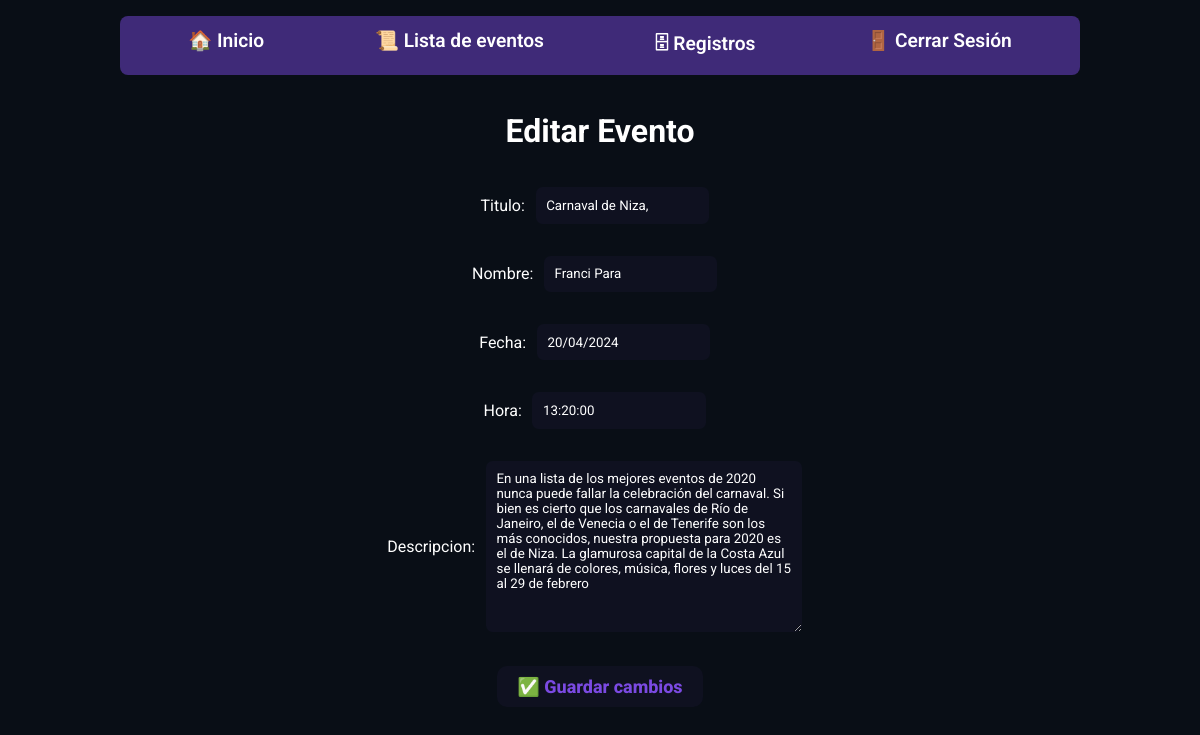
Screenshot of /eventos/editar/5/ (signed in) with the database file from the repository.
### eventoAdmin/models.py (models this page shows)
class Evento(models.Model):
    titulo = models.CharField(max_length=200)
    nombre = models.CharField(max_length=200, default="")
    fecha = models.DateField()
    hora = models.TimeField(null=True)
    descripcion = models.TextField()

### eventoAdmin/views.py (the view)
# urls.py: path('editar/<int:evento_id>/', views.editar_evento, name='editar_evento'),
@login_required # Sesion de administrador necesaria
def editar_evento(request, evento_id):
    evento = get_object_or_404(Evento, id=evento_id)
    if request.method == 'POST':
        form = EventoForm(request.POST, instance=evento)
        if form.is_valid():
            form.save()
            return redirect('lista_eventos')
    else:
        form = EventoForm(instance=evento)
    return render(request, 'editarEvento.html', {'form': form})

### eventoAdmin/forms.py
class EventoForm(forms.ModelForm):
    class Meta:
        model = Evento
        fields = ['titulo', 'nombre', 'fecha', 'hora', 'descripcion']

### eventoAdmin/templates/editarEvento.html
{% extends "base.html" %}
{% block content %}
{% load static %}
<link rel="stylesheet" type="text/css" href="{% static 'css/editarEvento.css' %}"/>
<div class="mainConta">
  <h1 class="titulos">Editar Evento</h1>
  <form class="formEdit" method="post">
    {% csrf_token %} {{ form.as_p }}
    <button class="btnPrincipal" type="submit">✅ Guardar cambios</button>
  </form>
</div>
{% endblock %}

### Inicio/static/css/base.css (style rules this page uses)
* { font-family: "Roboto", sans-serif; box-sizing: border-box; margin: none; padding: none; }
html { background-color: #090e16; padding: 0; margin: 0; }
body { padding: 0; margin: 0; }

### eventoAdmin/static/css/editarEvento.css (style rules this page uses)
* { box-sizing: border-box; margin: none; padding: none; }
html { background-color: #090e16; padding: 0; margin: 0; }
body { padding: 0; margin: 0; }
.mainConta { color: #fff; font-family: "Roboto", sans-serif; display: flex; flex-direction: column; align-items: center; width: 100%; height: auto; }
.btnPrincipal { margin: 1em 1em; border: none; box-shadow: none; padding: 10px 20px; color: #7b4ae2; font-size: large; font-weight: 800; border-radius: 10px; background-color: #0f1120; width: auto; text-decoration: none; transition: all 0.1s; }
.formEdit { display: flex; flex-direction: column; justify-content: center; align-items: center; }
input { margin: 0 0.8em; background-color: #0f1120; box-shadow: none; border: none; border-radius: 0.5em; padding: 0.8em; color: #fff; }
p { display: flex; justify-content: center; align-items: center; }
textarea { margin: 0 0.8em; background-color: #0f1120; box-shadow: none; border: none; border-radius: 0.5em; padding: 0.8em; color: #fff; }

### rows the page displays
Evento: titulo "Carnaval de Niza,", nombre "Franci Para", fecha "20/04/2024", hora "13:20:00", descripcion "En una lista de los mejores eventos de 2020 nunca puede fallar la celebración del carnaval. Si bien es cierto que los carnavales de Río de Janeiro, el de Venecia o el de Tenerife son los más conocidos, nuestra propuesta para 2020 es el de Niza. La glamurosa capital de la Costa Azul se llenará de colores, música, flores y luces del 15 al 29 de febrero"
